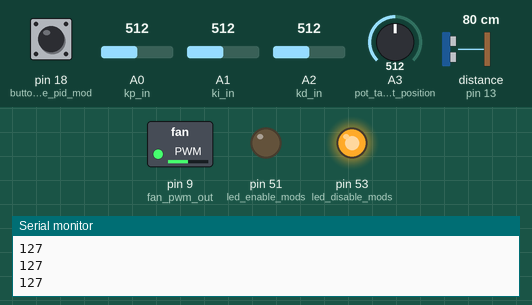
A sketch run on a simulated Arduino Mega 2560, built with avr-gcc and run on an emulated ATmega2560. On the bench: switched loads named in the sketch (green lamp = pin HIGH), output pins drawn as LEDs (lit = HIGH), the last lines printed to the serial monitor. The test bench sets the inputs (shaded band); at power-on: A0 (kp_in) = 512, pin 18 (button_enable_pid_mod) HIGH, A1 (ki_in) = 512, A2 (kd_in) = 512, A3 (pot_target_position) = 512, distance to the obstacle (sensor on pin 13) 80 cm. The echo pulse lasts 58.3 µs per cm.

Above: at 1.2 s.
1.3 s: A0 (kp_in) set to 716
At 2.4 s:
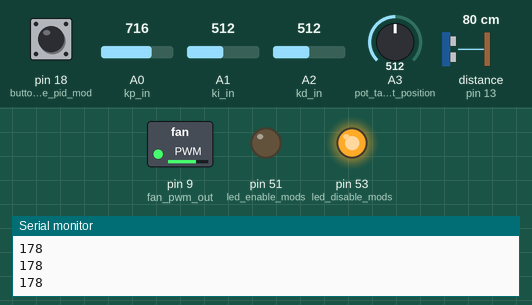
2.8 s: pin 18 (button_enable_pid_mod) pulled LOW for 0.15 s
At 3.4 s:
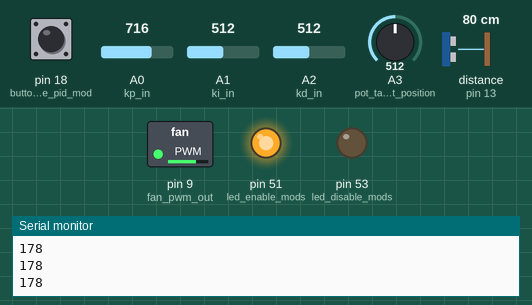
4.4 s: A0 (kp_in) set to 992
At 5.5 s:
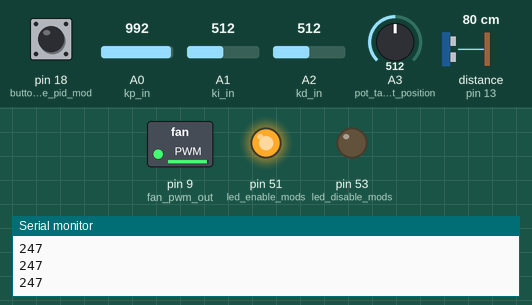
5.9 s: pin 18 (button_enable_pid_mod) pulled LOW for 1 s
At 6.9 s:
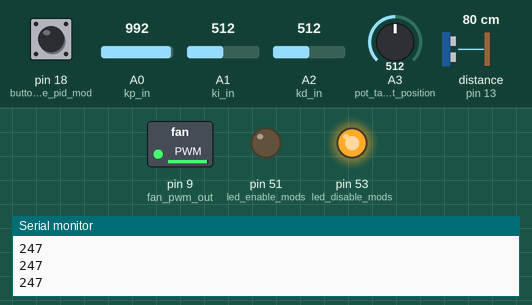
8.4 s: A0 (kp_in) set to 30
At 9.6 s:
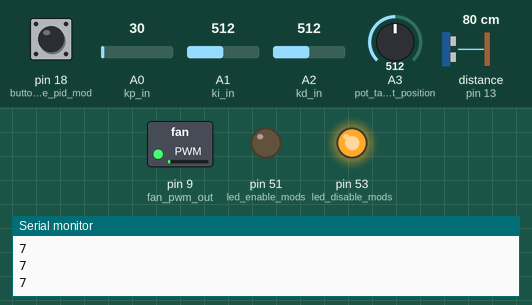
9.9 s: pin 18 (button_enable_pid_mod) pulled LOW for 0.15 s
At 11.0 s:
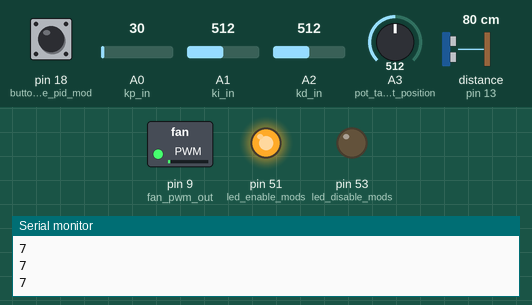
Timing chart, 0 to 12.5 s (numbered marks = the images above; inputs shaded):
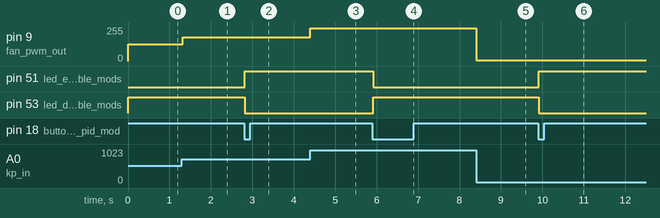

The sketch:

ball_tube.ino
```cpp
#include <HCSR04.h>
#include <pid.h>
#include <Timer.h>

constexpr int kp_in                         = A0;
constexpr int ki_in                         = A1;
constexpr int kd_in                         = A2;
constexpr int pot_target_position           = A3;
constexpr int fan_pwm_out                   = 9;
constexpr int fan_ultrasonic_sensor_trigger = 12;
constexpr int fan_ultrasonic_sensor_echo    = 13;
constexpr int button_enable_pid_mod         = 18;
constexpr int led_disable_mods              = 53;
constexpr int led_enable_mods               = 51;
constexpr int position_limits_mm[2]         = {50, 400};
constexpr int moving_average_window_size    = 30;
constexpr float feed_forward_slope          = 0.0;
constexpr float feed_forward_offset         = 30.0;

typedef struct {
  uint8_t index;
  float buffer[moving_average_window_size];
  float val;
} filtered_data_t;

filtered_data_t actual_dist = {.index = -1};

#define NEWLINE()                   Serial.println()
#define LOG(buf) {   \
  Serial.print(buf); \
  Serial.print(" "); \
}

#define LOGEOL(buf)                 Serial.println(buf);

constexpr double kp_max = 10.0;
constexpr double ki_max = 0.01;
constexpr double kd_max = 1000.0;

volatile bool edit_state = true;

unsigned long last_ts;
unsigned long ts;


UltraSonicDistanceSensor fan_distance_sensor(
  fan_ultrasonic_sensor_trigger,
  fan_ultrasonic_sensor_echo,
  400
);  // Initialize sensor that uses digital pins 13 and 12.

PID controller(0, 0, 0);

Timer button_debounce(1000, MILLISECONDS);

void setup() {
  // put your setup code here, to run once:
  Serial.begin(115200);
  pinMode(button_enable_pid_mod, INPUT_PULLUP);
  attachInterrupt(digitalPinToInterrupt(button_enable_pid_mod), toggle_edit_gains, FALLING);

  pinMode(led_disable_mods, OUTPUT);
  pinMode(led_enable_mods, OUTPUT);
  button_debounce.Start();
}

void update_gains() {
  float kp_ = analogRead(kp_in) / 1023.0 * kp_max;
  float ki_ = analogRead(ki_in) / 1023.0 * ki_max;
  float kd_ = analogRead(kd_in) / 1023.0 * kd_max;
  controller.SetGains(
    kp_,
    ki_,
    0,
    ki_ == controller.GetGains().ki ? false : true
  );
}

float compute_feed_forward(float dist) {
  // range: 30-330
  return max(0.0, (330-dist)*feed_forward_slope + feed_forward_offset);
}

void filter_data(filtered_data_t *data, float new_val) {
  // Shoutout to Manoj for the suggestion
  if (data->index != moving_average_window_size-1) {
    data->val = 0.0;                                                 // reset filtered output to zero
    /* If moving average buffer is not full, average the values in the buffer */
    data->buffer[++data->index] = new_val;         // append buffer with current value
    for (int i = 0; i <= data->index; ++i) {
      data->val += data->buffer[i];                  // sum values in array
    }
    data->val /= (data->index+1);                           // divide by number of samples
  } else {
    /* Shift buffer and sum N most recent values */
    data->val = new_val;                               // reset filtered output to current value
    for (int i = 1; i < moving_average_window_size; ++i) {
      data->buffer[i-1] = data->buffer[i];                // shift buffer over
      data->val += data->buffer[i-1];
    }
    data->buffer[moving_average_window_size-1] = new_val;   // append buffer with current value
    data->val /= moving_average_window_size;                         // divide by number of samples
  }
}

void loop() {
  /* Compute distance */
  filter_data(&actual_dist, fan_distance_sensor.measureDistanceCm() * 10.0);
  int target_dist = map(analogRead(pot_target_position), 0, 1023, position_limits_mm[1], position_limits_mm[0]);

  /* Update gains based on pot reading */
  if (edit_state) {
    update_gains();
  }

  controller.Step(10, target_dist, (int)(actual_dist.val));
  last_ts = millis();

  /* Get PWM */
  int ff = compute_feed_forward(actual_dist.val);
  int pwm = controller.GetClampedOutput(0.0, 255.0 - ff) + ff;

  /* Send PWM signal to fan */
  analogWrite(fan_pwm_out, map(analogRead(kp_in), 0, 1023, 0, 255));
  digitalWrite(led_enable_mods, !edit_state);
  digitalWrite(led_disable_mods, edit_state);

  /* Serial console */
  // LOG((int)(actual_dist.val));
  // LOG(target_dist);
  LOGEOL(map(analogRead(kp_in), 0, 1023, 0, 255));
  // LOG(controller.GetKiContribution());
  // LOG(controller.GetKdContribution());
  // LOGEOL(ff);

  delay(10); // 10 ms delay, hard coded for now...
}

void toggle_edit_gains() {
  if (button_debounce.IsComplete()) {
    edit_state = !edit_state;
    button_debounce.Start();
  }
}
```

Measured:
- after the input at 1.3 s, pin 9 (fan_pwm_out): 127/255 → 178/255 at once
- after the input at 2.8 s, pin 51 (led_enable_mods): LOW → HIGH at once; pin 53 (led_disable_mods): HIGH → LOW at once
- after the input at 4.4 s, pin 9 (fan_pwm_out): 178/255 → 247/255 at once
- after the input at 5.9 s, pin 51 (led_enable_mods): HIGH → LOW at once; pin 53 (led_disable_mods): LOW → HIGH at once
- after the input at 8.4 s, pin 9 (fan_pwm_out): 247/255 → 7/255 at once
- after the input at 9.9 s, pin 51 (led_enable_mods): LOW → HIGH at once; pin 53 (led_disable_mods): HIGH → LOW at once
